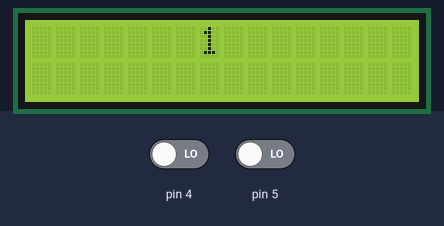
A sketch run on a simulated Arduino Uno, built with avr-gcc and run on an emulated ATmega328P. On the bench: 16×2 character LCD. The test bench sets the inputs (shaded band); at power-on: pin 4 LOW, pin 5 LOW. Random numbers use the default seed unless the sketch sets one.

Above: at 2.1 s.
4.3 s: pin 4 driven HIGH
At 6.1 s:
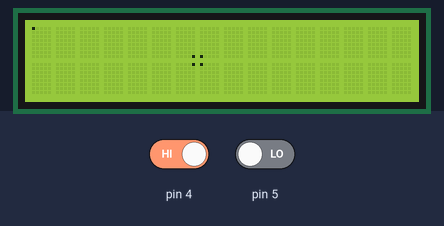
6.6 s: pin 5 driven HIGH
9.0 s: pin 4 driven LOW
At 11.1 s:
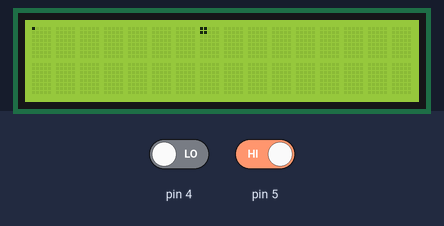
11.4 s: pin 5 driven LOW
13.8 s: pin 4 driven HIGH
At 15.9 s:
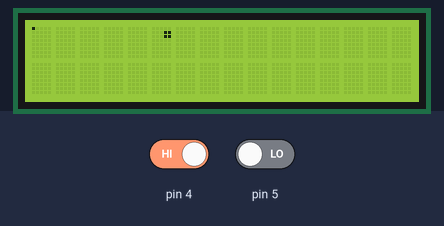
16.3 s: pin 5 driven HIGH
Timing chart, 0 to 19.3 s (numbered marks = the images above; inputs shaded):
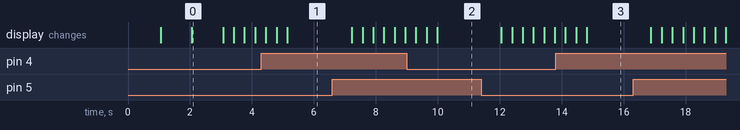

The sketch:

snake_game1.ino
```cpp
#include <LiquidCrystal.h>

enum ButtonType { up, down, left, right, none };

LiquidCrystal lcd(6, 7, 8, 9, 10, 11);
unsigned long time, timeNow;
int gameSpeed;
boolean gameOver;

int adc_key_val[5] ={50, 200, 400, 600, 800 };
int NUM_KEYS = 5;
int adc_key_in;
int key=-1;
int oldkey=-1;

boolean x[16][80];
byte myChar[8];
byte nullChar[8] = { 0x0,0x0,0x0,0x0,0x0,0x0,0x0,0x0 };
boolean special;

int btn;

struct partdef
{
  int row,column,dir;
  struct partdef *next;
};
typedef partdef part;


part *head, *tail;
int i,j,collected = 0 ;
long pc,pr;

void newPoint()
{
  part *p;
  p = tail;
  boolean newp = true;
  while (newp)
  {
    pr = random(16);
    pc = random(80);
    newp = false;
    while (p->next != NULL && !newp)
    {
      if (p->row == pr && p->column == pc) {
        newp = true;
      }
      p = p->next;
    }
  }

  if (collected < 13)
  {
    growSnake();
  }
}

void drawMatrix()
{
  int cc=0;
  if (!gameOver)
  {
  x[pr][pc] = true;

  for(int r=0;r<2;r++)
  {
    for(int c=0;c<16;c++)
    {
      special = false;
      for(int i=0;i<8;i++)
      {
        byte b=B00000;
        if (x[r*8+i][c*5+0]) {
          b+=B10000; special = true;
        }
        if (x[r*8+i][c*5+1]) {
          b+=B01000; special = true;
        }
        if (x[r*8+i][c*5+2]) {
          b+=B00100; special = true;
        }
        if (x[r*8+i][c*5+3]) {
          b+=B00010; special = true;
        }
        if (x[r*8+i][c*5+4]) {
          b+=B00001; special = true;
        }
        myChar[i] = b;
      }

      if (special)
      {
        lcd.createChar(cc, myChar);
        lcd.setCursor(c,r);
        lcd.write(byte(cc));
        cc++;
      }

      else
      {
        lcd.setCursor(c,r);
        lcd.print(' ');
      }
    }
  }
  }
}

void freeList()
{
  part *p,*q;
  p = tail;
  while (p!=NULL)
  {
    q = p;
    p = p->next;
    free(q);
  }
  head = tail = NULL;
}

void growSnake()
{
  part *p;
  p = (part*)malloc(sizeof(part));
  p->row = tail->row;
  p->column = tail->column;
  p->dir = tail->dir;
  p->next = tail;
  tail = p;
}

void moveHead()
{
  switch(head->dir)
  {
    case up:
    head->row--;
    break;
    case down:
    head->row++;
    break;
    case right:
    head->column++;
    break;
    case left:
    head->column--;
    break;
    default :
    break;
  }
  if (head->column >= 80) {
    head->column = 0;
  }
  if (head->column < 0){
    head->column = 79;
  }
  if (head->row >= 16){
    head->row = 0;
  }
  if (head->row < 0){
    head->row = 15;
  }
  part *p;
  p = tail;
  while (p != head && !gameOver)
  {
    if (p->row == head->row && p->column == head->column){
      gameOver = true;
    }
    p = p->next;
  }

  x[head->row][head->column] = true;

  if (head->row == pr && head->column == pc)
  {
    collected++;
    if (gameSpeed < 25){
      gameSpeed+=3;
    }
    newPoint();
  }
}

void moveAll()
{
  part *p;
  p = tail;
  x[p->row][p->column] = false;
  while (p->next != NULL)
  {
    p->row = p->next->row;
    p->column = p->next->column;
    p->dir = p->next->dir;
    p = p->next;
  }
  moveHead();
}

void createSnake(int n) // n = size of snake
{
  for (i=0;i<16;i++)
    for (j=0;j<80;j++)
      x[i][j] = false;

  part *p, *q;
  tail = (part*)malloc(sizeof(part));
  tail->row = 7;
  tail->column = 39 + n/2;
  tail->dir = left;
  q = tail;
  x[tail->row][tail->column] = true;
  for (i = 0; i < n-1; i++)
  {
    p = (part*)malloc(sizeof(part));
    p->row = q->row;
    p->column = q->column - 1;
    x[p->row][p->column] = true;
    p->dir = q->dir;
    q->next = p;
    q = p;
  }
  if (n>1)
  {
    p->next = NULL;
    head  = p;
  }
  else
  {
    tail->next = NULL;
    head = tail;
  }
}

void setup()
{
  gameSpeed = 3;
  gameOver = false;
  lcd.begin(16, 2);
  Serial.begin(9600);

  pinMode(5, INPUT);
  pinMode(4, INPUT);

  freeList();
  createSnake(4);
  countDown(3);
}

void countDown(int time){
  for(int i = time; i > 0; i--){
    lcd.setCursor(7,0);
    lcd.print(i);
    delay(1000);
  }
  lcd.clear();
}

void resetGame(){
  delay(3000);
  lcd.clear();
  lcd.home();
  lcd.print("Score: ");
  lcd.setCursor(7,0);
  lcd.print(collected);
  delay(3000);
  lcd.clear();

  gameOver = false;
  freeList();
  createSnake(3);
  countDown(3);
}

void loop()
{

  int right = digitalRead(5);
  int left = digitalRead(4);

  if(right)
  {
    if(head->dir == 1  ) {
      head ->dir = 2;
    }
    else if(head->dir == 0 ) {
      head ->dir = 3;
    }
    else if(head->dir == 2 ) {
      head ->dir = 0;
    }
    else if(head->dir == 3 ) {
      head ->dir = 1;
    }
  }

  if(left)
  {
    if(head->dir == 1  ) {
      head ->dir = 3;
    }
    else if(head->dir == 0    ) {
      head ->dir = 2;
    }
    else if(head->dir == 2  ) {
      head ->dir = 1;
    }
    else if(head->dir == 3 ) {
      head ->dir = 0;
    }
  }

  delay(1000/gameSpeed);
  moveAll();
  drawMatrix();

  if(gameOver){
    resetGame();
  }
}
```

Measured:
- what the display in image 0 shows lasts 1.0 s, from 2.1 s to 3.1 s
